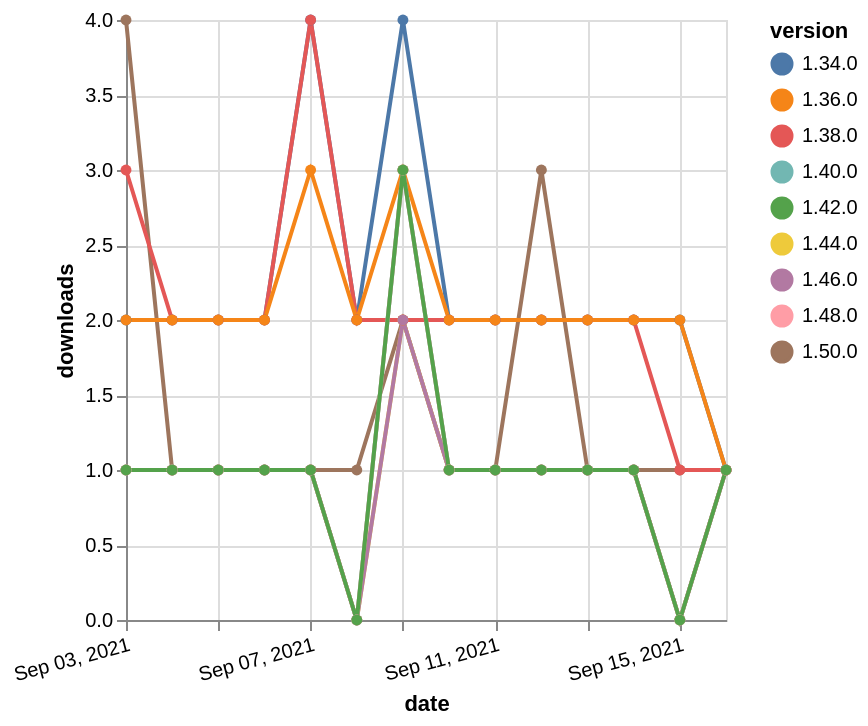

Here is the Vega-Lite specification saved for this chart:
### Vega-Lite specification from a JSON file in a GitHub repository (floating-point values rounded to 4 significant figures)
{"$schema": "https://vega.github.io/schema/vega-lite/v5.json", "description": "A simple bar chart with embedded data.", "data": {"values": [{"date": "2021-09-03", "total": 3310, "delta": 2, "version": "1.34.0"}, {"date": "2021-09-04", "total": 3312, "delta": 2, "version": "1.34.0"}, {"date": "2021-09-05", "total": 3314, "delta": 2, "version": "1.34.0"}, {"date": "2021-09-06", "total": 3316, "delta": 2, "version": "1.34.0"}, {"date": "2021-09-07", "total": 3320, "delta": 4, "version": "1.34.0"}, {"date": "2021-09-08", "total": 3322, "delta": 2, "version": "1.34.0"}, {"date": "2021-09-09", "total": 3326, "delta": 4, "version": "1.34.0"}, {"date": "2021-09-10", "total": 3328, "delta": 2, "version": "1.34.0"}, {"date": "2021-09-11", "total": 3330, "delta": 2, "version": "1.34.0"}, {"date": "2021-09-12", "total": 3332, "delta": 2, "version": "1.34.0"}, {"date": "2021-09-13", "total": 3334, "delta": 2, "version": "1.34.0"}, {"date": "2021-09-14", "total": 3336, "delta": 2, "version": "1.34.0"}, {"date": "2021-09-15", "total": 3338, "delta": 2, "version": "1.34.0"}, {"date": "2021-09-16", "total": 3339, "delta": 1, "version": "1.34.0"}, {"date": "2021-09-03", "total": 135, "delta": 4, "version": "1.50.0"}, {"date": "2021-09-04", "total": 136, "delta": 1, "version": "1.50.0"}, {"date": "2021-09-05", "total": 137, "delta": 1, "version": "1.50.0"}, {"date": "2021-09-06", "total": 138, "delta": 1, "version": "1.50.0"}, {"date": "2021-09-07", "total": 139, "delta": 1, "version": "1.50.0"}, {"date": "2021-09-08", "total": 140, "delta": 1, "version": "1.50.0"}, {"date": "2021-09-09", "total": 142, "delta": 2, "version": "1.50.0"}, {"date": "2021-09-10", "total": 143, "delta": 1, "version": "1.50.0"}, {"date": "2021-09-11", "total": 144, "delta": 1, "version": "1.50.0"}, {"date": "2021-09-12", "total": 147, "delta": 3, "version": "1.50.0"}, {"date": "2021-09-13", "total": 148, "delta": 1, "version": "1.50.0"}, {"date": "2021-09-14", "total": 149, "delta": 1, "version": "1.50.0"}, {"date": "2021-09-15", "total": 150, "delta": 1, "version": "1.50.0"}, {"date": "2021-09-16", "total": 151, "delta": 1, "version": "1.50.0"}, {"date": "2021-09-03", "total": 208, "delta": 1, "version": "1.44.0"}, {"date": "2021-09-04", "total": 209, "delta": 1, "version": "1.44.0"}, {"date": "2021-09-05", "total": 210, "delta": 1, "version": "1.44.0"}, {"date": "2021-09-06", "total": 211, "delta": 1, "version": "1.44.0"}, {"date": "2021-09-07", "total": 212, "delta": 1, "version": "1.44.0"}, {"date": "2021-09-08", "total": 212, "delta": 0, "version": "1.44.0"}, {"date": "2021-09-09", "total": 214, "delta": 2, "version": "1.44.0"}, {"date": "2021-09-10", "total": 215, "delta": 1, "version": "1.44.0"}, {"date": "2021-09-11", "total": 216, "delta": 1, "version": "1.44.0"}, {"date": "2021-09-12", "total": 217, "delta": 1, "version": "1.44.0"}, {"date": "2021-09-13", "total": 218, "delta": 1, "version": "1.44.0"}, {"date": "2021-09-14", "total": 219, "delta": 1, "version": "1.44.0"}, {"date": "2021-09-15", "total": 219, "delta": 0, "version": "1.44.0"}, {"date": "2021-09-16", "total": 220, "delta": 1, "version": "1.44.0"}, {"date": "2021-09-03", "total": 2505, "delta": 3, "version": "1.38.0"}, {"date": "2021-09-04", "total": 2507, "delta": 2, "version": "1.38.0"}, {"date": "2021-09-05", "total": 2509, "delta": 2, "version": "1.38.0"}, {"date": "2021-09-06", "total": 2511, "delta": 2, "version": "1.38.0"}, {"date": "2021-09-07", "total": 2515, "delta": 4, "version": "1.38.0"}, {"date": "2021-09-08", "total": 2517, "delta": 2, "version": "1.38.0"}, {"date": "2021-09-09", "total": 2519, "delta": 2, "version": "1.38.0"}, {"date": "2021-09-10", "total": 2521, "delta": 2, "version": "1.38.0"}, {"date": "2021-09-11", "total": 2523, "delta": 2, "version": "1.38.0"}, {"date": "2021-09-12", "total": 2525, "delta": 2, "version": "1.38.0"}, {"date": "2021-09-13", "total": 2527, "delta": 2, "version": "1.38.0"}, {"date": "2021-09-14", "total": 2529, "delta": 2, "version": "1.38.0"}, {"date": "2021-09-15", "total": 2530, "delta": 1, "version": "1.38.0"}, {"date": "2021-09-16", "total": 2531, "delta": 1, "version": "1.38.0"}, {"date": "2021-09-03", "total": 2672, "delta": 2, "version": "1.36.0"}, {"date": "2021-09-04", "total": 2674, "delta": 2, "version": "1.36.0"}, {"date": "2021-09-05", "total": 2676, "delta": 2, "version": "1.36.0"}, {"date": "2021-09-06", "total": 2678, "delta": 2, "version": "1.36.0"}, {"date": "2021-09-07", "total": 2681, "delta": 3, "version": "1.36.0"}, {"date": "2021-09-08", "total": 2683, "delta": 2, "version": "1.36.0"}, {"date": "2021-09-09", "total": 2686, "delta": 3, "version": "1.36.0"}, {"date": "2021-09-10", "total": 2688, "delta": 2, "version": "1.36.0"}, {"date": "2021-09-11", "total": 2690, "delta": 2, "version": "1.36.0"}, {"date": "2021-09-12", "total": 2692, "delta": 2, "version": "1.36.0"}, {"date": "2021-09-13", "total": 2694, "delta": 2, "version": "1.36.0"}, {"date": "2021-09-14", "total": 2696, "delta": 2, "version": "1.36.0"}, {"date": "2021-09-15", "total": 2698, "delta": 2, "version": "1.36.0"}, {"date": "2021-09-16", "total": 2699, "delta": 1, "version": "1.36.0"}, {"date": "2021-09-03", "total": 268, "delta": 1, "version": "1.40.0"}, {"date": "2021-09-04", "total": 269, "delta": 1, "version": "1.40.0"}, {"date": "2021-09-05", "total": 270, "delta": 1, "version": "1.40.0"}, {"date": "2021-09-06", "total": 271, "delta": 1, "version": "1.40.0"}, {"date": "2021-09-07", "total": 272, "delta": 1, "version": "1.40.0"}, {"date": "2021-09-08", "total": 272, "delta": 0, "version": "1.40.0"}, {"date": "2021-09-09", "total": 275, "delta": 3, "version": "1.40.0"}, {"date": "2021-09-10", "total": 276, "delta": 1, "version": "1.40.0"}, {"date": "2021-09-11", "total": 277, "delta": 1, "version": "1.40.0"}, {"date": "2021-09-12", "total": 278, "delta": 1, "version": "1.40.0"}, {"date": "2021-09-13", "total": 279, "delta": 1, "version": "1.40.0"}, {"date": "2021-09-14", "total": 280, "delta": 1, "version": "1.40.0"}, {"date": "2021-09-15", "total": 280, "delta": 0, "version": "1.40.0"}, {"date": "2021-09-16", "total": 281, "delta": 1, "version": "1.40.0"}, {"date": "2021-09-03", "total": 179, "delta": 1, "version": "1.46.0"}, {"date": "2021-09-04", "total": 180, "delta": 1, "version": "1.46.0"}, {"date": "2021-09-05", "total": 181, "delta": 1, "version": "1.46.0"}, {"date": "2021-09-06", "total": 182, "delta": 1, "version": "1.46.0"}, {"date": "2021-09-07", "total": 183, "delta": 1, "version": "1.46.0"}, {"date": "2021-09-08", "total": 183, "delta": 0, "version": "1.46.0"}, {"date": "2021-09-09", "total": 185, "delta": 2, "version": "1.46.0"}, {"date": "2021-09-10", "total": 186, "delta": 1, "version": "1.46.0"}, {"date": "2021-09-11", "total": 187, "delta": 1, "version": "1.46.0"}, {"date": "2021-09-12", "total": 188, "delta": 1, "version": "1.46.0"}, {"date": "2021-09-13", "total": 189, "delta": 1, "version": "1.46.0"}, {"date": "2021-09-14", "total": 190, "delta": 1, "version": "1.46.0"}, {"date": "2021-09-15", "total": 190, "delta": 0, "version": "1.46.0"}, {"date": "2021-09-16", "total": 191, "delta": 1, "version": "1.46.0"}, {"date": "2021-09-03", "total": 213, "delta": 1, "version": "1.48.0"}, {"date": "2021-09-04", "total": 214, "delta": 1, "version": "1.48.0"}, {"date": "2021-09-05", "total": 215, "delta": 1, "version": "1.48.0"}, {"date": "2021-09-06", "total": 216, "delta": 1, "version": "1.48.0"}, {"date": "2021-09-07", "total": 217, "delta": 1, "version": "1.48.0"}, {"date": "2021-09-08", "total": 217, "delta": 0, "version": "1.48.0"}, {"date": "2021-09-09", "total": 220, "delta": 3, "version": "1.48.0"}, {"date": "2021-09-10", "total": 221, "delta": 1, "version": "1.48.0"}, {"date": "2021-09-11", "total": 222, "delta": 1, "version": "1.48.0"}, {"date": "2021-09-12", "total": 223, "delta": 1, "version": "1.48.0"}, {"date": "2021-09-13", "total": 224, "delta": 1, "version": "1.48.0"}, {"date": "2021-09-14", "total": 225, "delta": 1, "version": "1.48.0"}, {"date": "2021-09-15", "total": 225, "delta": 0, "version": "1.48.0"}, {"date": "2021-09-16", "total": 226, "delta": 1, "version": "1.48.0"}, {"date": "2021-09-03", "total": 217, "delta": 1, "version": "1.42.0"}, {"date": "2021-09-04", "total": 218, "delta": 1, "version": "1.42.0"}, {"date": "2021-09-05", "total": 219, "delta": 1, "version": "1.42.0"}, {"date": "2021-09-06", "total": 220, "delta": 1, "version": "1.42.0"}, {"date": "2021-09-07", "total": 221, "delta": 1, "version": "1.42.0"}, {"date": "2021-09-08", "total": 221, "delta": 0, "version": "1.42.0"}, {"date": "2021-09-09", "total": 224, "delta": 3, "version": "1.42.0"}, {"date": "2021-09-10", "total": 225, "delta": 1, "version": "1.42.0"}, {"date": "2021-09-11", "total": 226, "delta": 1, "version": "1.42.0"}, {"date": "2021-09-12", "total": 227, "delta": 1, "version": "1.42.0"}, {"date": "2021-09-13", "total": 228, "delta": 1, "version": "1.42.0"}, {"date": "2021-09-14", "total": 229, "delta": 1, "version": "1.42.0"}, {"date": "2021-09-15", "total": 229, "delta": 0, "version": "1.42.0"}, {"date": "2021-09-16", "total": 230, "delta": 1, "version": "1.42.0"}]}, "width": "container", "mark": {"type": "line", "point": {"filled": true}}, "encoding": {"x": {"field": "date", "type": "temporal", "timeUnit": "yearmonthdate", "title": "date", "axis": {"labelAngle": -15}}, "y": {"field": "delta", "type": "quantitative", "title": "downloads"}, "color": {"field": "version", "type": "nominal"}, "tooltip": {"field": "delta"}}}
